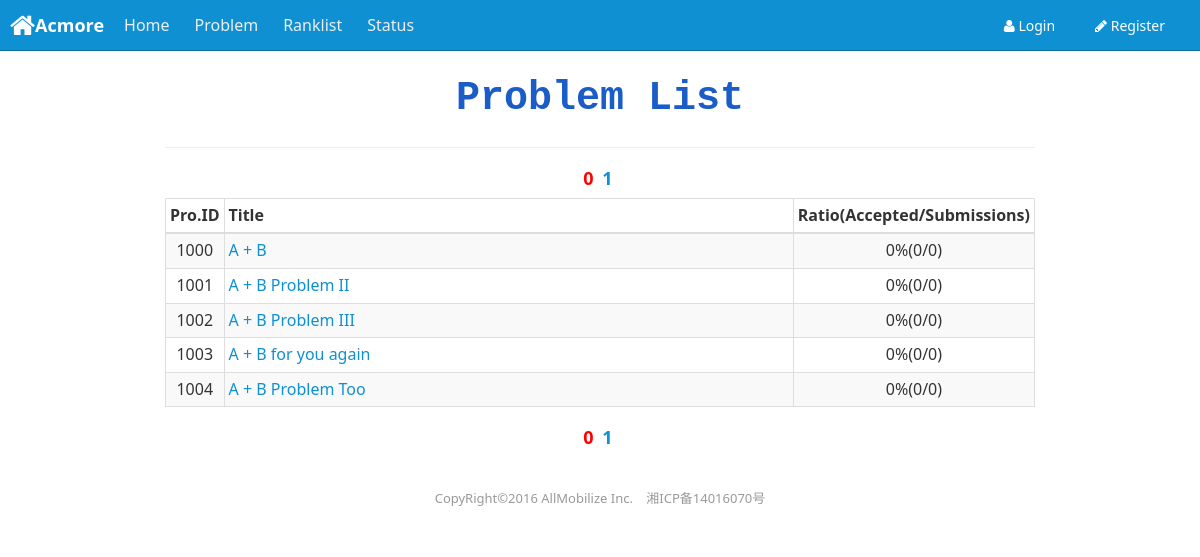
Before: /Web/version_1/index.php/problem with the older database file.
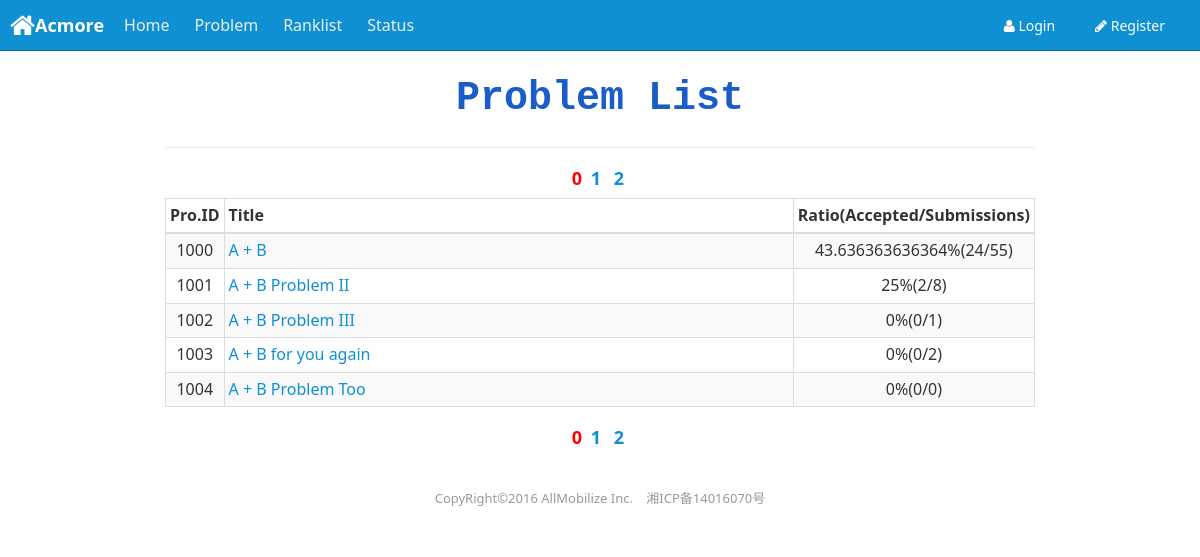
After: the same page with the newer database file.
### tables this page shows
CREATE TABLE `problems` (
  `problem_id` int(11) NOT NULL AUTO_INCREMENT,
  `title` varchar(200) NOT NULL,
  `java_time` int(11) NOT NULL DEFAULT '2000',
  `other_time` int(11) NOT NULL DEFAULT '1000',
  `java_mem` int(11) NOT NULL DEFAULT '65536',
  `other_mem` int(11) NOT NULL DEFAULT '32768',
  `description` text NOT NULL,
  `input` text NOT NULL,
  `output` text NOT NULL,
  `sample_input` text NOT NULL,
  `sample_output` text NOT NULL,
  `hint` text,
  `author` text,
  `sample_program` text,
  `visiable` char(1) NOT NULL DEFAULT 'N',
  `total_submit` int(11) NOT NULL DEFAULT '0',
  `accept_submit` int(11) NOT NULL DEFAULT '0',
  PRIMARY KEY (`problem_id`)
);

### Web/version_1/application/controllers/Problem.php (called while the page is built, shortened)
<?php
class Problem extends CI_Controller {
	public function __construct() {
		$this->load->library('session');
		$this->load->helper('url');
	}
	public function index() {
		$this->page(0);
	}
	public function page($pid) {
		$this->load->model('problem_model');
	    $lower_bound_id = 1000 + $pid * 5;
		$upper_bound_id = $lower_bound_id + 5;
	    $data['title'] = 'Problem List';
	    $data['max_page'] = $this->problem_model->get_problem_page();
	    $data['problems'] = $this->problem_model->get_problem($lower_bound_id, $upper_bound_id);
	    $data['cur_page'] = $pid;
		$this->load->view('templates/header', $data);
		$this->load->view('p_problem', $data);
		$this->load->view('templates/footer');
	}
}

### Web/version_1/index.php (called while the page is built, shortened)
<?php
require_once BASEPATH.'core/CodeIgniter.php';

### Web/version_1/application/models/Problem_model.php (called while the page is built, shortened)
<?php
class Problem_model extends CI_Model {
	public function get_problem($lower_bound_id, $upper_bound_id, $order="ASC") {
		$problems = array();
		$sql = "
			SELECT problem_id, title, accept_submit, total_submit,visiable
			FROM problems
			WHERE problem_id >= $lower_bound_id AND problem_id < $upper_bound_id
			ORDER BY problem_id $order";
		$query = $this->db->query($sql);
		if ($query && $query->num_rows() > 0) {
			foreach ($query->result_array() as $row) {
				$p = array();
				$p["title"] 	= $this->trans_to_php_fmt($row["title"]);
				$p["accept"] 	= $this->trans_to_php_fmt($row["accept_submit"]);
				$p["total"] 	= $this->trans_to_php_fmt($row["total_submit"]);
				$p["visiable"] 	= $this->trans_to_php_fmt($row["visiable"]);
				$problems[$row["problem_id"]] = $p;
			}
		}
		return $problems;
	}
	function trans_to_php_fmt($str) {
		return stripslashes($str);
	}
}

### Web/version_1/application/views/p_problem.php (the view, shortened to what this page needs)
<?php
function add_page($max_page, $cur_page) {
	$str = "<div align=\"center\"><font size=4>";
	for($i = 0; $i <= $max_page; $i ++) {
		$str .= "<label><a ";
		if ($i == $cur_page) {
			$str .= "style=\"color:red;\"";
		}
		$str .= "href='" .base_url() ."index.php/problem/page/$i' style='margin:4px'>$i</a></label> ";
	}
	$str .= "</font></div>";
	echo $str;
}
function add_problem($problems, $status=NULL) {
	$str = "";
	foreach ($problems as $key=>$value) {
		if($status) {
			if($status[$key] == 1) {
				$str .= "<tr class=\"am-primary\"><td align=\"center\"><label style=\"color:green;\">Y</label>";
			}
			elseif ($status[$key] == -1) {
				$str .= "<tr class=\"am-danger\"><td align=\"center\"><label style=\"color:red;\"  >N</label>";
			}
			else {
				$str .= "<tr><td align=\"center\">";
			}
			$str .= "</td>";
		}
		else {
			$str .= "<tr>";
		}
		$radio = 0.00;
		if($value["accept"] > 0) {
			$radio = $value["accept"] * 100.0 / $value["total"];
		}
		$str .= "<td align=\"center\">$key</td><td><a href=\"" .base_url() ."index.php/problem/show_problem/$key\">"
				.$value["title"] ."</a></td><td align=\"center\">"
				.$radio ."%(" .$value["accept"] ."/" .$value["total"] .")</td></tr>";
	}
	echo $str;
}
?>
<div class="am-g">
<div class="am-u-md-9 am-u-lg-centered">
<div align="center">
	<span style="font-size:40;color:#1A5CC8;font-family:Courier New;font-weight:bold;">Problem List</span>
</div>
<hr>
<?php add_page($max_page, $cur_page)?>
<table
	class="am-table am-table-bordered am-table-striped am-table-compact">
	<thead>
		<tr>
			<th width="5%">Pro.ID</th>
			<th width="80%">Title</th>
			<th width="12%">Ratio(Accepted/Submissions)</th>
		</tr>
	</thead>
	<tbody>
<?php
if(key_exists('username', $_SESSION) && $_SESSION['username'] != NULL){
	add_problem($problems, $status);
}
else {
	add_problem($problems);
}
?>
	</tbody>
</table>
</div>
</div>

Changed rows visible on the page:
changed problems (number 1 of 5 on the later page): radio "0" → "43.636363636364"; accept_submit "0" → "24"; total_submit "0" → "55"
changed problems "A + B Problem II": radio "0" → "25"; accept_submit "0" → "2"; total_submit "0" → "8"
changed problems "A + B Problem III": total_submit "0" → "1"
changed problems "A + B for you again": total_submit "0" → "2"
Other visible differences:
new list line: "1"
new list line: "2"
